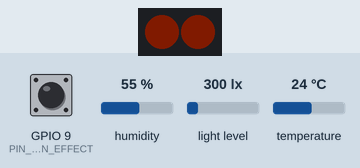
Bench run of a program on a simulated ESP32-C3. On the bench: 2 RGB LEDs in strip order, left to right. Inputs (shaded band) come from the test bench; at power-on: GPIO 9 (PIN_BTN_EFFECT) HIGH, light level 300 lx, humidity 55 %, temperature 24 °C. Dim RGB values are drawn brighter than linear; WiFi joins after 1.5 s; servers stay silent unless stated; the local clock reads 2024-03-15 10:24:30 at power-on unless the program sets it; EEPROM starts erased; what the program prints to the serial monitor is not drawn.

Above: at 4.2 s.
4.3 s: GPIO 9 (PIN_BTN_EFFECT) pulled LOW for 0.15 s
At 6.8 s:
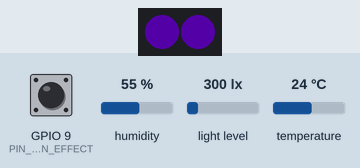
8.5 s: light level set to 40 lx
At 11.8 s:
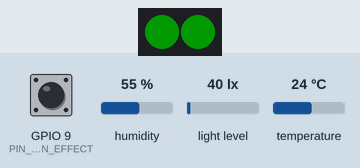
19.5 s: light level set to 500 lx
At 21.8 s:
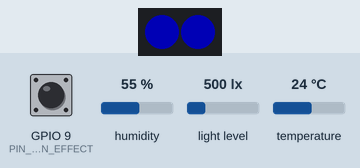
23.0 s: GPIO 9 (PIN_BTN_EFFECT) pulled LOW for 1 s
At 25.19 s:
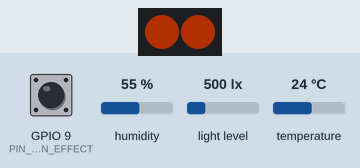
26.5 s: light level set to 0 lx
At 57.1 s:
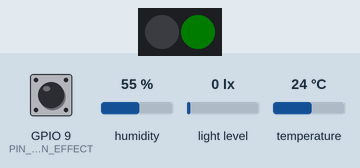
Timing chart, 0 to 57.5 s (numbered marks = the images above; inputs shaded):
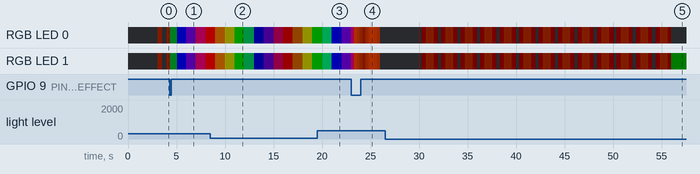

The program:

main.cpp
```cpp
#include <Wire.h>
#include <WiFi.h>
#include <Adafruit_PWMServoDriver.h>
#include <FastLED.h>
#include <hp_BH1750.h>
#include <Adafruit_AHTX0.h>
#include <Preferences.h>
#include "time.h"

// --- CONFIGURATION included from config.h ---
#include "config.h"

const uint8_t charMap[10] = {
    0b00111111, // 0 (Bot, LL, UL, Top, UR, LR)
    0b00110000, // 1 (UR, LR)
    0b01011011, // 2 (Top, UR, Mid, LL, Bot)
    0b01111001, // 3 (Top, UR, Mid, LR, Bot)
    0b01110100, // 4 (UL, Mid, UR, LR)
    0b01101101, // 5 (Top, UL, Mid, LR, Bot)
    0b01101111, // 6 (Top, UL, LL, Bot, LR, Mid)
    0b00111000, // 7 (Top, UR, LR)
    0b01111111, // 8 (All)
    0b01111101  // 9 (Top, UL, UR, Mid, LR, Bot)
};

const uint8_t CHAR_BLANK  = 0b00000000;
// const uint8_t CHAR_DEGREE = 0b01011100; // Top, UL, UR, Mid
const uint8_t CHAR_CIRCLE_UP = 0b01011100; // Top, UL, UR, Mid
const uint8_t CHAR_CIRCLE_DOWN = 0b01100011; // Bot, LL, LR, Mid
// const uint8_t CHAR_H      = 0b01110110; // LL, UL, UR, LR, Mid

// --- Objects ---
Adafruit_PWMServoDriver pca1 = Adafruit_PWMServoDriver(0x41);
Adafruit_PWMServoDriver pca2 = Adafruit_PWMServoDriver(0x40);
CRGB leds[NUM_LEDS];
hp_BH1750 lightSensor;
Adafruit_AHTX0 aht;
Preferences prefs;

// --- STATE VARIABLES ---
enum DisplayState {
    SHOW_TIME,
    SHOW_TEMP,
    SHOW_HUMID,
    SHOW_BLANK
};
DisplayState currentState = SHOW_TIME;

// Persisted Preferences
float alpha = 0.25;
int effectMode = 0; // 0=Blink, 1=RGB, 2=Breathing

// Sensor Values
float currentTemp = 0;
float currentHum = 0;
int ambientPwm = 100; // Calculated based on BH1750 (10 to MAX_SAFE_PWM)
float normalized_lux = 0; // Normalized lux (0-1) for regulating brightness with non-linear sensitivity

struct Button {
    uint8_t pin;
    bool state;
    bool lastState;
    unsigned long lastDebounceTime;
    bool pressed;
};

Button btnBrightness = {PIN_BTN_BRIGHNESS, HIGH, HIGH, 0, false};
Button btnEffect = {PIN_BTN_EFFECT, HIGH, HIGH, 0, false};

// Function prototypes
void syncTime();
void updateDisplayForState(int hr, int min, int sec);
void updateColon();
void setDigit(uint8_t digit, uint8_t charCode, int pwmValue);
void updateButton(Button &btn);

void setup()
{
    Serial.begin(115200);
    Wire.begin(PIN_SDA, PIN_SCL); // ESP32-C3 SDA=7, SCL=5

    pca1.begin();
    pca1.setPWMFreq(1000);
    pca1.setOutputMode(true);

    pca2.begin();
    pca2.setPWMFreq(1000);
    pca2.setOutputMode(true);

    FastLED.addLeds<WS2812B, PIN_WS2812, GRB>(leds, NUM_LEDS);
    FastLED.setBrightness(255);

    pinMode(btnBrightness.pin, INPUT_PULLUP);
    pinMode(btnEffect.pin, INPUT_PULLUP);

    if (!lightSensor.begin(BH1750_TO_GROUND)) {
        Serial.println("Sensors: BH1750 missing");
    }
    if (!aht.begin()) {
        Serial.println("Sensors: AHT20 missing");
    }

    prefs.begin("clock", false);
    alpha = prefs.getFloat("alpha", 0.25f);
    effectMode = prefs.getInt("effect", 0);

    // Initial explicit full turn off for all segments
    for(int i=0; i<4; i++) {
        setDigit(i, CHAR_BLANK, 0);
    }

    syncTime();

    // Quick initial sensor read before starting loop
    sensors_event_t h_event, t_event;
    aht.getEvent(&h_event, &t_event);
    currentTemp = t_event.temperature;
    currentHum = h_event.relative_humidity;
    lightSensor.start();
}

void loop()
{
    unsigned long currentMillis = millis();

    updateButton(btnBrightness);
    updateButton(btnEffect);

    if (btnBrightness.pressed) {
        btnBrightness.pressed = false;
        alpha += 0.25f;
        if (alpha > 1.05f) alpha = 0.0f; // loop back to 0 (off)
        prefs.putFloat("alpha", alpha);
    }

    if (btnEffect.pressed) {
        btnEffect.pressed = false;
        effectMode = (effectMode + 1) % 3;
        prefs.putInt("effect", effectMode);
    }

    // Read Sensors periodically (every 5 seconds)
    static unsigned long lastSensorRead = 0;
    if (currentMillis - lastSensorRead > 5000) {
        lastSensorRead = currentMillis;

        sensors_event_t h_event, t_event;
        aht.getEvent(&h_event, &t_event);
        currentTemp = t_event.temperature;
        currentHum = h_event.relative_humidity;

        if (lightSensor.hasValue()) {
            float lux = lightSensor.getLux();
            // Map lux (0-500) to normalized value (0-1) with non-linear sensitivity
            // More sensitive in 0-100 range, less sensitive in 100-500 range, cap at 1.0
            if (lux <= 100.0) {
                // 0-100 lux -> 0-1 normalized (high sensitivity)
                normalized_lux = lux / 100.0;
            } else {
                // 100-500 lux -> 1.0 normalized (gradual, then flat)
                normalized_lux = 1.0f;
            }
            // Calculate ambientPwm based only on light sensor (no alpha)
            ambientPwm = int(normalized_lux * MAX_SAFE_PWM);

            // set minimum ambientPwm to 10 to avoid display going completely off in very low light
            ambientPwm = max(ambientPwm, 10);

            lightSensor.start();
        }
    }

    struct tm timeinfo;
    if (getLocalTime(&timeinfo, 10)) {
        int sec = timeinfo.tm_sec;
        int min = timeinfo.tm_min;
        int hr = timeinfo.tm_hour;

        // Daily sync check
        static bool syncedToday = true; // Started with a sync in setup
        if (hr == 0 && min == 0 && sec == 0) {
            if (!syncedToday) {
                // Dim screen briefly to indicate sync? (or skip)
                syncTime();
                syncedToday = true;
            }
        } else {
            syncedToday = false;
        }

        // Don't show anything from 22:00 to 5:00 if ambient light is too low
        if (normalized_lux < 0.001f && (hr >= 22 || hr < 5)) {
            currentState = SHOW_BLANK;
        } else if (sec >= 26 && sec <= 30) {
            currentState = SHOW_TEMP;
        } else if (sec >= 56 && sec <= 59) {
            currentState = SHOW_HUMID;
        } else {
            currentState = SHOW_TIME;
        }

        updateDisplayForState(hr, min, sec);
    }
    updateColon();
}

Adafruit_PWMServoDriver* getPCAForDigit(uint8_t digit) {
    if (digit == 0 || digit == 1) return &pca1;
    return &pca2;
}

const uint8_t* getPinsForDigit(uint8_t digit) {
    if (digit == 0) return digit1_pins;
    if (digit == 1) return digit2_pins;
    if (digit == 2) return digit3_pins;
    return digit4_pins;
}

void setDigit(uint8_t digit, uint8_t charCode, int pwmValue) {
    Adafruit_PWMServoDriver* pca = getPCAForDigit(digit);
    const uint8_t* pins = getPinsForDigit(digit);

    // Full OFF to ensure no ticks
    int _offPWMVal = 4096;
    int _val = pwmValue;

    if (_val <= 0) {
        _val = 0;
    } else if (_val > MAX_SAFE_PWM) {
        _val = MAX_SAFE_PWM;
    }

    for (int i=0; i<7; i++) {
        if (charCode & (1 << i)) {
            if (_val <= 0) {
                pca->setPin(pins[i], 0); // Hardware library full off
            } else {
                pca->setPWM(pins[i], 0, _val);
            }
        } else {
            pca->setPin(pins[i], 0);
        }
    }
}

void updateDisplayForState(int hr, int min, int sec) {
    if (alpha <= 0) {
        for (int i=0; i<4; i++) setDigit(i, CHAR_BLANK, 0);
        return;
    }

    // Apply alpha multiplier to ambientPwm for immediate brightness effect
    int displayPwm = int(ambientPwm * alpha);

    if (currentState == SHOW_TIME) {
        int hp = hr;         // allow 24 format
        int m1 = min / 10;
        int m2 = min % 10;
        int h1 = hp / 10;
        int h2 = hp % 10;

        setDigit(0, charMap[h1], displayPwm);
        setDigit(1, charMap[h2], displayPwm);
        setDigit(2, charMap[m1], displayPwm);
        setDigit(3, charMap[m2], displayPwm);
    }
    else if (currentState == SHOW_TEMP) {
        int tInt = (int)(currentTemp * 10);
        int d1 = (tInt / 100) % 10;
        int d2 = (tInt / 10) % 10;
        int d3 = tInt % 10;

        if (tInt < 100) setDigit(0, CHAR_BLANK, displayPwm);
        else setDigit(0, charMap[d1], displayPwm);
        setDigit(1, charMap[d2], displayPwm);
        setDigit(2, charMap[d3], displayPwm);
        setDigit(3, CHAR_CIRCLE_UP, displayPwm);
    }
    else if (currentState == SHOW_HUMID) {
        int hInt = (int)(currentHum * 10);
        int d1 = (hInt / 100) % 10;
        int d2 = (hInt / 10) % 10;
        // int d3 = hInt % 10;

        if (hInt < 100) setDigit(0, CHAR_BLANK, displayPwm);
        else setDigit(0, charMap[d1], displayPwm);
        setDigit(1, charMap[d2], displayPwm);
        setDigit(2, CHAR_CIRCLE_UP, displayPwm);
        setDigit(3, CHAR_CIRCLE_DOWN, displayPwm);
    }
    else if (currentState == SHOW_BLANK) {
        for (int i=0; i<4; i++) setDigit(i, CHAR_BLANK, displayPwm);
    }
}

void updateColon() {
    if (alpha <= 0) {
        leds[0] = CRGB::Black;
        leds[1] = CRGB::Black;
        FastLED.show();
        return;
    }

    // Scale ambient and alpha for ws2812 multiplier (out of 255)
    float ambientScale = normalized_lux * alpha;
    uint8_t displayBrightness = (uint8_t)(255 * ambientScale);

    displayBrightness = min(displayBrightness, (uint8_t)255);
    displayBrightness = max(displayBrightness, (uint8_t)5);

    FastLED.setBrightness(displayBrightness);

    // Don't show colon if in blank mode
    if (currentState == SHOW_BLANK || currentState == SHOW_HUMID) {
        leds[0] = CRGB::Black;
        leds[1] = CRGB::Black;
    }
    else if (currentState == SHOW_TEMP) {
        // Bottom dot with color change based on temperature
        float t = currentTemp;
        leds[0] = CRGB::Black;
        CRGB col = CRGB::Black;

        if (t > 30) col = CRGB::Red;
        else if (t >= 25) col = CRGB::Orange;
        else if (t >= 20) col = CRGB::Green;
        else col = CRGB::Blue;
        leds[1] = col;
    }
    else {
        // Time Mode - effects
        unsigned long ms = millis();
        switch(effectMode) {
            case 0: // Blink orange every second
                if ((ms % 1000) < 500) {
                    leds[0] = CRGB::OrangeRed;
                    leds[1] = CRGB::OrangeRed;
                } else {
                    leds[0] = CRGB::Black;
                    leds[1] = CRGB::Black;
                }
                break;
            case 1: { // RGB cycle
                uint8_t hue = (ms / 1000) * 32;
                leds[0] = CHSV(hue, 255, 255);
                leds[1] = CHSV(hue, 255, 255);
                break;
            }
            case 2: { // Breathing colon, 2s interval, orange
                uint8_t wave = triwave8((ms * 255) / 2000);
                CRGB col = CRGB::OrangeRed;
                col.nscale8(wave);
                leds[0] = col;
                leds[1] = col;
                break;
            }
        }
    }
    FastLED.show();
}

void updateButton(Button &btn) {
    bool reading = digitalRead(btn.pin);
    if (reading != btn.lastState) {
        btn.lastDebounceTime = millis();
    }
    if ((millis() - btn.lastDebounceTime) > 50) {
        if (reading != btn.state) {
            btn.state = reading;
            if (btn.state == LOW) {
                btn.pressed = true;
            }
        }
    }
    btn.lastState = reading;
}


void syncTime() {
    Serial.println("Connecting to WiFi for NTP Sync...");
    WiFi.mode(WIFI_STA);

    // Sometimes lowering TX power prevents sudden current spikes (brownouts)
    // that crash the radio transmitter while connecting
    WiFi.setTxPower(WIFI_POWER_8_5dBm);

    WiFi.disconnect(true);
    delay(1000);
    WiFi.begin(ssid, password);

    int attempts = 0;
    while (WiFi.status() != WL_CONNECTED && attempts < 40) {
        delay(1000);
        Serial.print(".");
        attempts++;
    }
    Serial.println();

    if (WiFi.status() == WL_CONNECTED) {
        configTzTime(tzInfo, "pool.ntp.org");
        struct tm timeinfo;
        if (getLocalTime(&timeinfo, 10000)) {
            Serial.println("Time synchronized.");
        } else {
            Serial.println("Failed to get time.");
        }
    } else {
        Serial.println("WiFi connection failed.");
    }
    WiFi.disconnect(true);
    WiFi.mode(WIFI_OFF);
}
```

sample_config.h
```cpp
#pragma once

#include <Arduino.h>

// --- WIFI CONFIGURATION ---
const char *ssid = "[SSID]";
const char *password = "[PASSWORD]";

// Set your timezone using POSIX format.
// For Europe/Helsinki, use: "EET-2EEST,M3.5.0/3,M10.5.0/4"
const char *tzInfo = "EET-2EEST,M3.5.0/3,M10.5.0/4";

// --- PIN DEFINITIONS ---
#define PIN_BTN_BRIGHNESS 0
#define PIN_BTN_EFFECT 9
#define PIN_WS2812 2
#define PIN_SDA 7
#define PIN_SCL 5

// --- DISPLAY CONFIGURATION ---
#define NUM_LEDS 2
#define MAX_SAFE_PWM 1000

// --- Hardware Mappings ---
// Pins matching exact segment [Bot, LL, UL, Top, UR, LR, Mid] array
const uint8_t digit1_pins[7] = {15, 14, 13, 12, 11, 10, 9};
const uint8_t digit2_pins[7] = {6, 5, 4, 3, 2, 1, 0};
const uint8_t digit3_pins[7] = {9, 10, 11, 12, 13, 14, 15};
const uint8_t digit4_pins[7] = {0, 1, 2, 3, 4, 5, 6};
```
